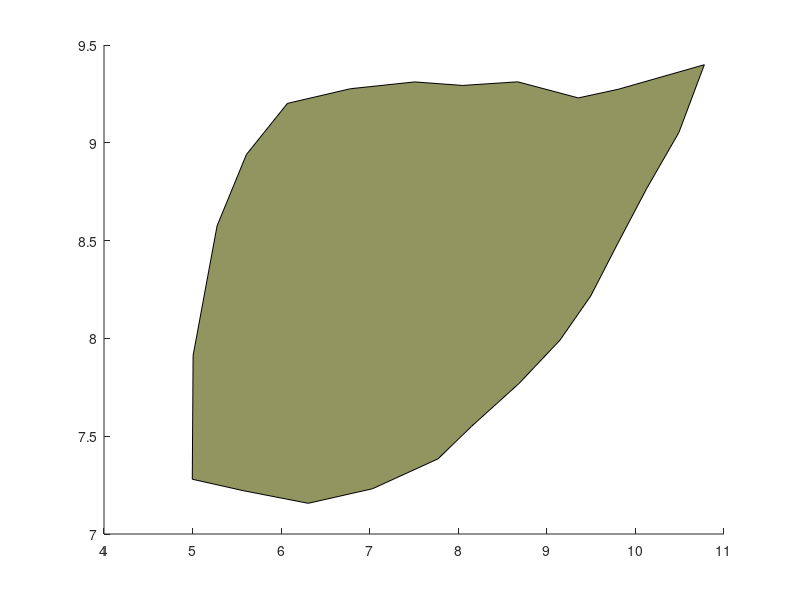

The MATLAB script that drew this image: (Note: this script raises an error after producing the figure.)
%% script_2

% %read in data
% data = csvread('data/leaf.cvs');
% %plot data
% l = patch(data(:,1), data(:,2), 'green');
% l.LineWidth = 2;

%% SOLUTION: Breakout 1 
% This section has the fixed code if you are struggling to debug!

% %read in data
% data = csvread('leaf.csv'); % correct filename
% %plot data
% l = patch(data(:,1), data(:,2), 'green');
% l.LineWidth = 2;

%% SOLUTION: Breakout 2

%read in data
data = csvread('leaf.csv');
%plot data
l = patch(data(:,1), data(:,2), [145,150,96]/255); % divide by 255 to normalize value between 0 and 1
l.LineWidth = 1; % change to 1
